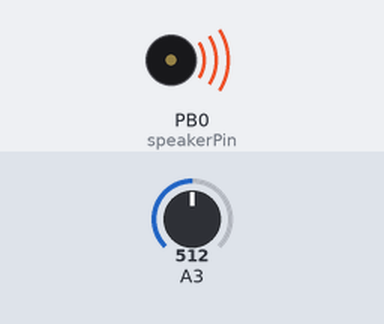
This sketch was run on a simulated ATtiny85, built with avr-gcc and run on an emulated ATtiny85. Shown: buzzer (waves = sounding). The test bench sets the inputs (shaded band); at power-on: A3 = 512.

Above: at 1.2 s.
1.3 s: A3 set to 886
At 2.0 s:
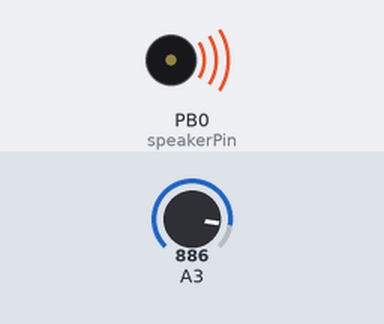
2.8 s: A3 set to 917
At 3.1 s:
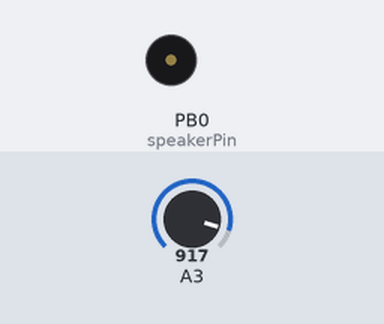
4.3 s: A3 set to 890
At 5.1 s:
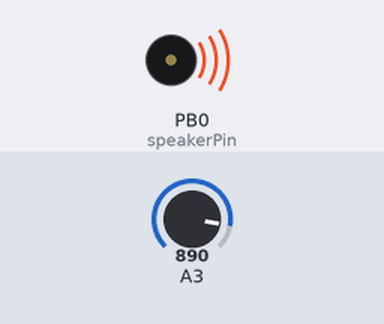
5.8 s: A3 set to 900
At 7.3 s:
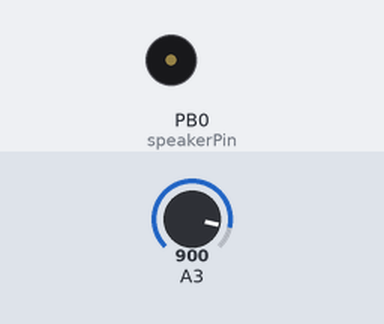
Timing chart, 0 to 8.4 s (numbered marks = the images above; inputs shaded):
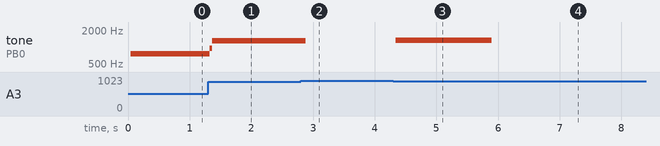

The sketch:

a_SpeakerPillowWS.ino
```cpp
// code for ATtiny45 or 85
// reads digital value and plays melody when triggered
// reads analog value and maps the value directly to a frequency

int speakerPin = 0;
int sensorPin = 3; // digital Pin 3 = ADC 3
int sensorValue = 0;
int buttonValue = 0;

#include "pitches.h"

void setup() {
  pinMode(speakerPin, OUTPUT);
  pinMode(sensorPin, INPUT_PULLUP);
}

void loop() {
  sensorValue = analogRead(sensorPin);
  if(sensorValue < 900) makeNoise(speakerPin, sensorValue*3, 100);
  //if(sensorValue < 700) playMelody(speakerPin);
}


void makeNoise(unsigned char pin, int frequencyInHertz, long timeInMilliseconds) {
  int x;
  long delayAmount = (long)(1000000/frequencyInHertz);
  long loopTime = (long)((timeInMilliseconds*1000)/(delayAmount*2));
  for (x=0;x<loopTime;x++)
  {
    digitalWrite(pin,HIGH);
    delayMicroseconds(delayAmount);
    digitalWrite(pin,LOW);
    delayMicroseconds(delayAmount);
  }
}


void playMelody(unsigned char pin) {
  // Brahms' Lullaby (cradle song)
  makeNoise(pin, NOTE_E5, 300);
  delay(10);
  makeNoise(pin, NOTE_E5, 300);
  delay(10);
  makeNoise(pin, NOTE_G5, 600);
  delay(100);
  makeNoise(pin, NOTE_E5, 300);
  delay(10);
  makeNoise(pin, NOTE_E5, 300);
  delay(10);
  makeNoise(pin, NOTE_G5, 600);
  delay(100);
  makeNoise(pin, NOTE_E5, 300);
  delay(50);
  makeNoise(pin, NOTE_G5, 300);
  delay(10);
  makeNoise(pin, NOTE_C6, 500);
  delay(100);
  makeNoise(pin, NOTE_B5, 600);
  delay(100);
  makeNoise(pin, NOTE_A5, 400);
  delay(100);
  makeNoise(pin, NOTE_A5, 500);
  delay(100);
  makeNoise(pin, NOTE_G5, 600);
  delay(200);
  makeNoise(pin, NOTE_D5, 300);
  delay(50);
  makeNoise(pin, NOTE_E5, 300);
  delay(100);
  makeNoise(pin, NOTE_F5, 400);
  delay(100);
  makeNoise(pin, NOTE_D5, 600);
  delay(200);
  makeNoise(pin, NOTE_D5, 300);
  delay(100);
  makeNoise(pin, NOTE_E5, 300);
  delay(100);
  makeNoise(pin, NOTE_F5, 600);
  delay(200);
  makeNoise(pin, NOTE_D5, 400);
  delay(100);
  makeNoise(pin, NOTE_F5, 400);
  delay(100);
  makeNoise(pin, NOTE_B5, 300);
  delay(10);
  makeNoise(pin, NOTE_A5, 300);
  delay(100);
  makeNoise(pin, NOTE_G5, 500);
  delay(200);
  makeNoise(pin, NOTE_B5, 600);
  delay(100);
  makeNoise(pin, NOTE_C6, 800);
}
```

pitches.h
```cpp
/*************************************************
 * Public Constants
 *************************************************/

#define NOTE_B0  31
#define NOTE_C1  33
#define NOTE_CS1 35
#define NOTE_D1  37
#define NOTE_DS1 39
#define NOTE_E1  41
#define NOTE_F1  44
#define NOTE_FS1 46
#define NOTE_G1  49
#define NOTE_GS1 52
#define NOTE_A1  55
#define NOTE_AS1 58
#define NOTE_B1  62
#define NOTE_C2  65
#define NOTE_CS2 69
#define NOTE_D2  73
#define NOTE_DS2 78
#define NOTE_E2  82
#define NOTE_F2  87
#define NOTE_FS2 93
#define NOTE_G2  98
#define NOTE_GS2 104
#define NOTE_A2  110
#define NOTE_AS2 117
#define NOTE_B2  123
#define NOTE_C3  131
#define NOTE_CS3 139
#define NOTE_D3  147
#define NOTE_DS3 156
#define NOTE_E3  165
#define NOTE_F3  175
#define NOTE_FS3 185
#define NOTE_G3  196
#define NOTE_GS3 208
#define NOTE_A3  220
#define NOTE_AS3 233
#define NOTE_B3  247
#define NOTE_C4  262
#define NOTE_CS4 277
#define NOTE_D4  294
#define NOTE_DS4 311
#define NOTE_E4  330
#define NOTE_F4  349
#define NOTE_FS4 370
#define NOTE_G4  392
#define NOTE_GS4 415
#define NOTE_A4  440
#define NOTE_AS4 466
#define NOTE_B4  494
#define NOTE_C5  523
#define NOTE_CS5 554
#define NOTE_D5  587
#define NOTE_DS5 622
#define NOTE_E5  659
#define NOTE_F5  698
#define NOTE_FS5 740
#define NOTE_G5  784
#define NOTE_GS5 831
#define NOTE_A5  880
#define NOTE_AS5 932
#define NOTE_B5  988
#define NOTE_C6  1047
#define NOTE_CS6 1109
#define NOTE_D6  1175
#define NOTE_DS6 1245
#define NOTE_E6  1319
#define NOTE_F6  1397
#define NOTE_FS6 1480
#define NOTE_G6  1568
#define NOTE_GS6 1661
#define NOTE_A6  1760
#define NOTE_AS6 1865
#define NOTE_B6  1976
#define NOTE_C7  2093
#define NOTE_CS7 2217
#define NOTE_D7  2349
#define NOTE_DS7 2489
#define NOTE_E7  2637
#define NOTE_F7  2794
#define NOTE_FS7 2960
#define NOTE_G7  3136
#define NOTE_GS7 3322
#define NOTE_A7  3520
#define NOTE_AS7 3729
#define NOTE_B7  3951
#define NOTE_C8  4186
#define NOTE_CS8 4435
#define NOTE_D8  4699
#define NOTE_DS8 4978
```

Measured:
- the behaviour switches between 899 and 900 on A3 (found by bisection; images 1 and 2)
- after the input at 1.3 s, tone on PB0 (speakerPin): 757 Hz → 946 Hz at once, → 1298 Hz 0.04 s later
- after the input at 2.8 s, tone on PB0 (speakerPin): 1298 Hz → silent after 0.08 s
- after the input at 4.3 s, tone on PB0 (speakerPin): silent → 1305 Hz at once
- after the input at 5.8 s, tone on PB0 (speakerPin): 1305 Hz → silent after 0.10 s
